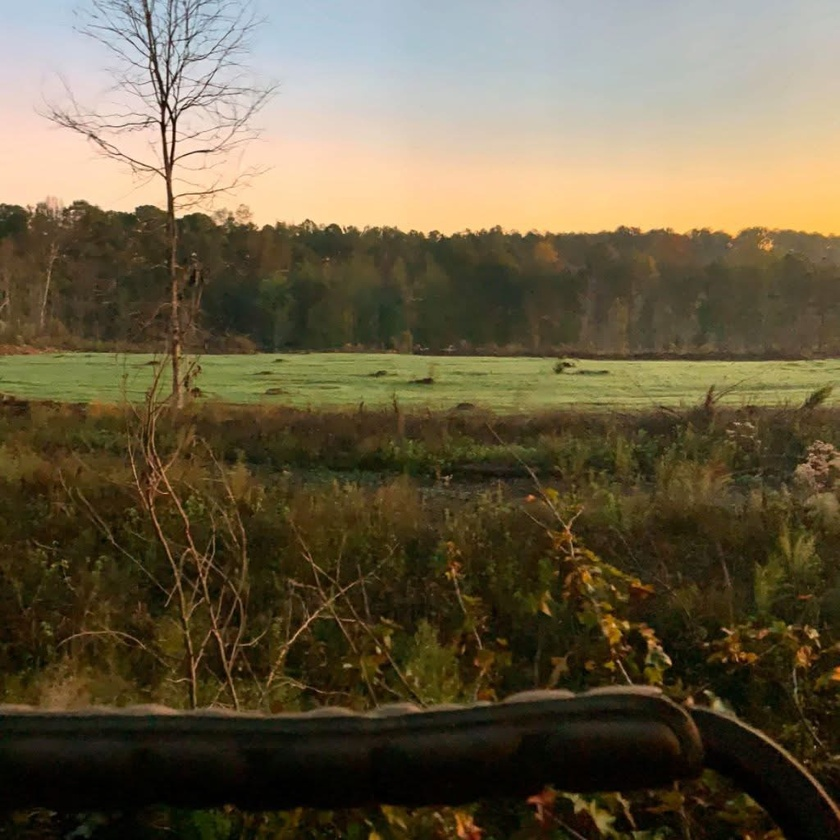
#> input picture Images/IMG_0011.JPG, 840 x 840 px, shrunk from 1024 x 1024 before the run, given in place of service-clearing-hq.jpg, which was not available
$ python fix_images.py
#> lines starting #> are read from the running program, lines starting #| are printed output that depends on the picture
from PIL import Image
import os

img_dir = '/Users/andenelmore/Desktop/First Page South/Clients/David Kaye/Website/GBLM SITE/public/images/'
images_to_check = ['service-clearing-hq.jpg', 'service-bush-hogging-hq.jpg']

for img_name in images_to_check:
    img_path = os.path.join(img_dir, img_name)
    try:
        img = Image.open(img_path)
#> img is the input picture: PIL image 840x840 RGB; mean R, G, B 103.9, 93, 68.2
        print(f"Opened {img_name}: {img.size}")
#| Opened service-clearing-hq.jpg: (840, 840)
        # PIL rotate(90) rotates counter-clockwise
        img_rotated = img.rotate(90, expand=True)
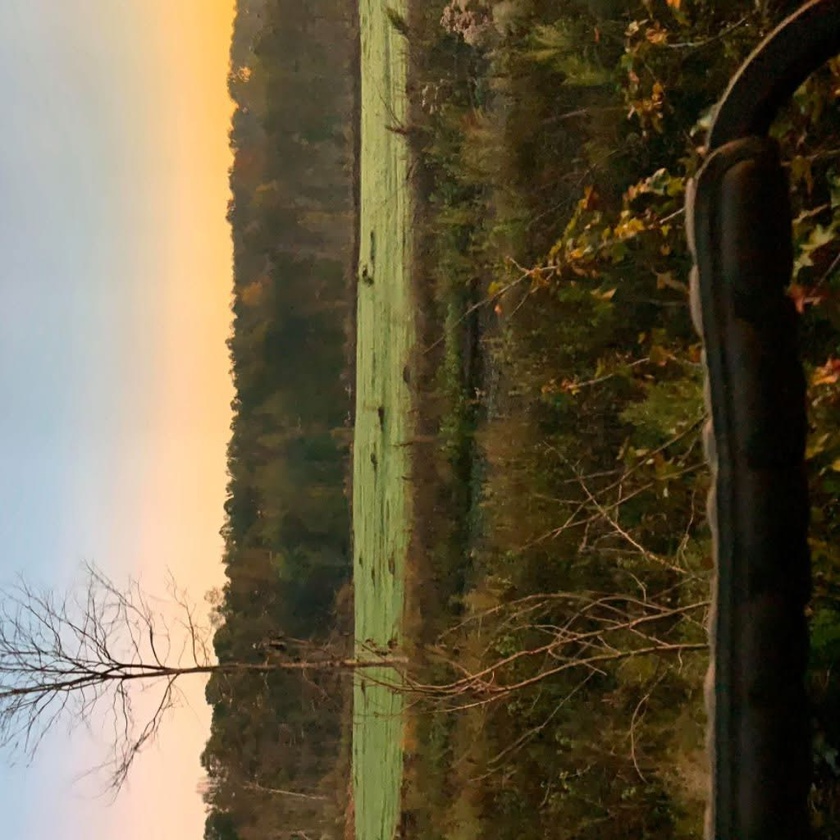
#> img_rotated: PIL image 840x840 RGB; mean R, G, B 103.9, 93, 68.2
        img_rotated.save(img_path, quality=95)
        print(f"Rotated {img_name} 90 degrees counter-clockwise.")
    except Exception as e:
        print(f"Error processing {img_name}: {e}")
#> pass 2 of the loop `for img_name in images_to_check:`:
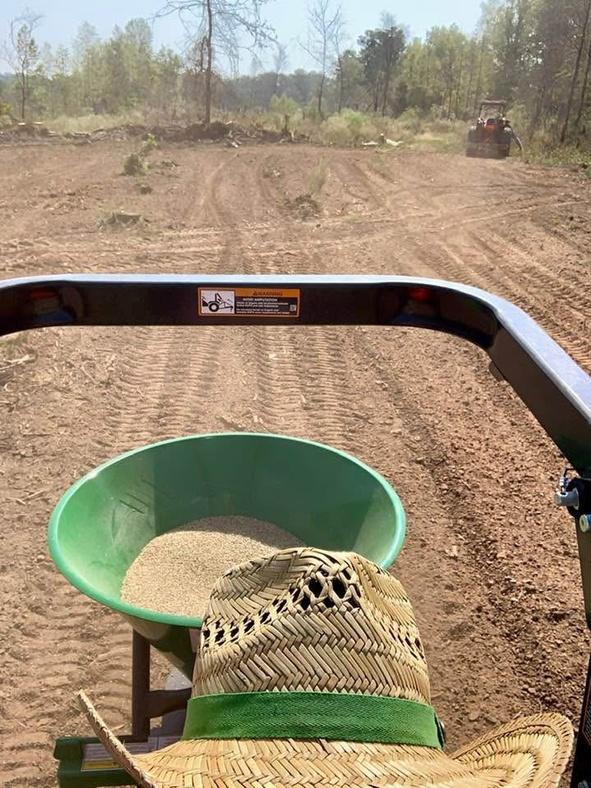
#> input picture Images/IMG_0012.JPG, 591 x 788 px, shrunk from 720 x 960 before the run, given in place of service-bush-hogging-hq.jpg, which was not available
#> img is the input picture: PIL image 591x788 RGB; mean R, G, B 155.7, 139.5, 115
#| Opened service-bush-hogging-hq.jpg: (591, 788)
#> `img_rotated = img.rotate(90, expand=True)`:
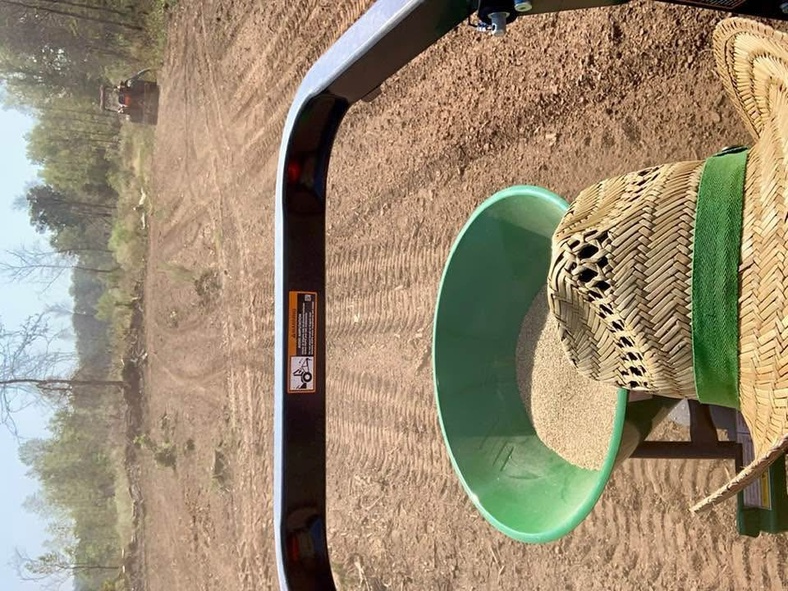
#> img_rotated: PIL image 788x591 RGB; mean R, G, B 155.7, 139.5, 115
